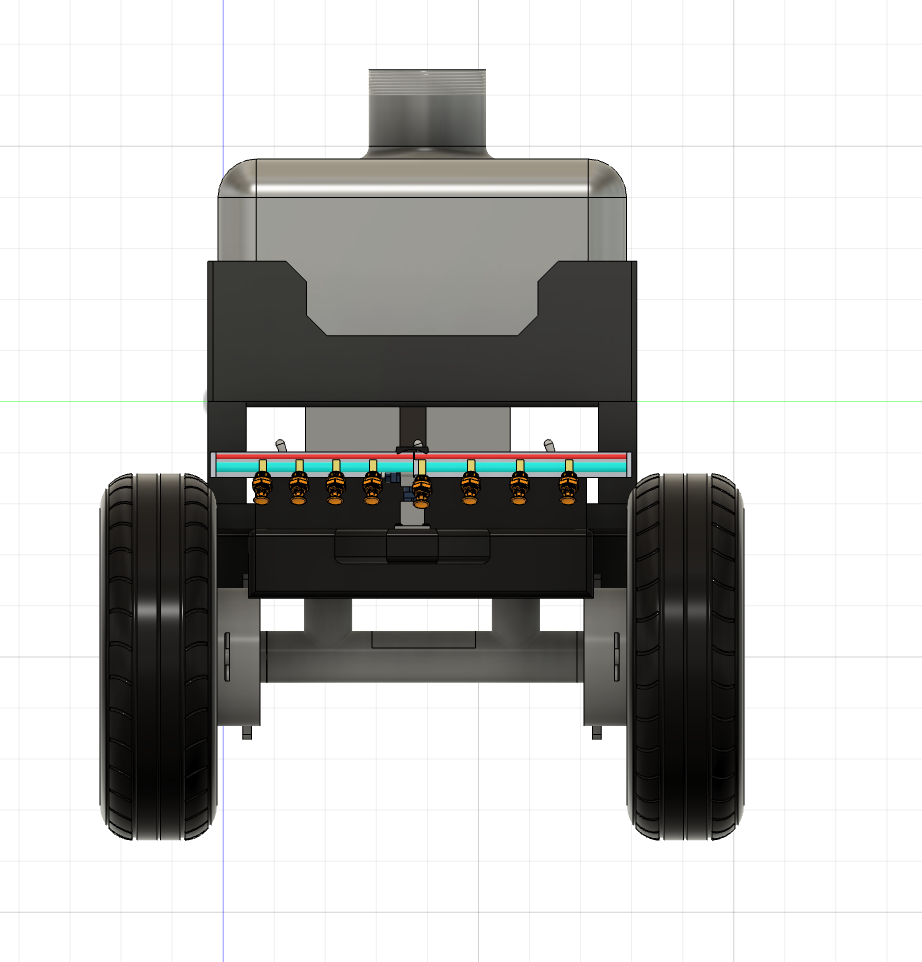
#> input picture reports/team_shots/01_Complete_Vehicle_front.png, 922 x 962 px
$ python -i build_render_pdf.py   (imports and definitions only)
#> lines starting #> are read from the running program, lines starting #| are printed output that depends on the picture
#> further down, picture is the input picture: PIL image 922x962 RGB; mean R, G, B 192.1, 191.9, 190.6
"""
Build the competition submission PDF from the Fusion 360 component renders.

    python tools/build_render_pdf.py

Reads every PNG/JPG in --src (plus any extra folders passed with --also),
normalises them all to one identical pixel size on a white canvas, and writes
a landscape-A4 PDF: title page, then one captioned image per page.

Captions come from reports/renders/manifest.csv when it is there; otherwise
they are derived from the filename.
"""

import argparse
import csv
import os
import re
import sys

from PIL import Image
from reportlab.lib.pagesizes import A4, landscape
from reportlab.lib.units import mm
from reportlab.pdfgen import canvas as pdfcanvas
from reportlab.lib.utils import ImageReader

IMAGE_EXTS = {".png", ".jpg", ".jpeg"}

VIEW_LABELS = {
    "iso": "Isometric View",
    "iso_l": "Isometric View (Left)",
    "top": "Top View",
    "bottom": "Bottom View",
    "front": "Front View",
    "back": "Back View",
    "left": "Left View",
    "right": "Side View",
}


# [34 lines left out: functions collect, load_manifest, caption_for, not called in this run]


def trim_border(img, tolerance=8):
    """Crop a flat near-uniform border so mixed-source images frame alike.

    No-ops on Fusion's grid background, which is not uniform.
    """
#> called with tolerance = 8
    from PIL import ImageChops

    background = Image.new("RGB", img.size, img.getpixel((0, 0)))
#> background: PIL image 922x962 RGB; every value is 255
    diff = ImageChops.difference(img, background).convert("L")
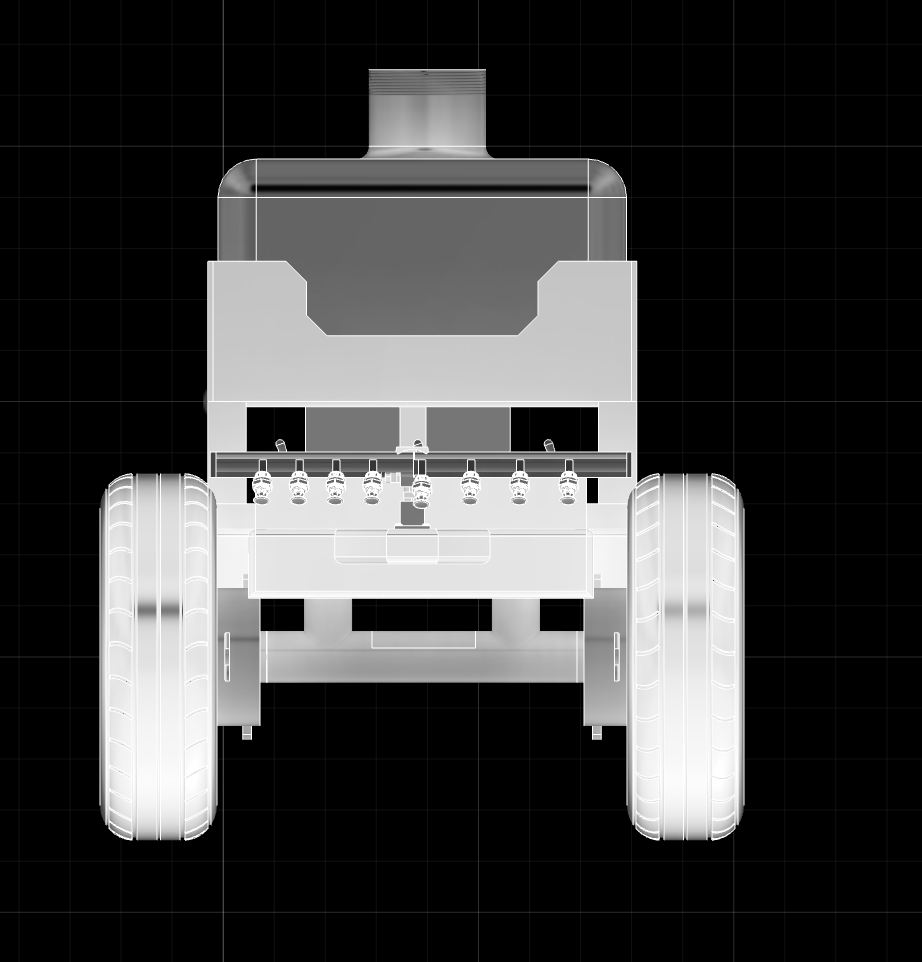
#> diff: PIL image 922x962 L; min 0, max 255, mean 63.2
    box = diff.point(lambda p: 255 if p > tolerance else 0).getbbox()
#> box = (0, 0, 922, 962)
    if not box:
        return img
    pad = int(0.02 * max(img.width, img.height))
#> pad = 19
    left = max(0, box[0] - pad)
#> left = 0
    top = max(0, box[1] - pad)
#> top = 0
    right = min(img.width, box[2] + pad)
#> right = 922
    bottom = min(img.height, box[3] + pad)
#> bottom = 962
    if right - left < 32 or bottom - top < 32:
        return img
    return img.crop((left, top, right, bottom))


# [94 lines left out: functions normalise, main, not called in this run]


# [2 lines not run here, left out]

>>> from PIL import Image
>>> picture = Image.open('../reports/team_shots/01_Complete_Vehicle_front.png')
>>> result = trim_border(picture)
